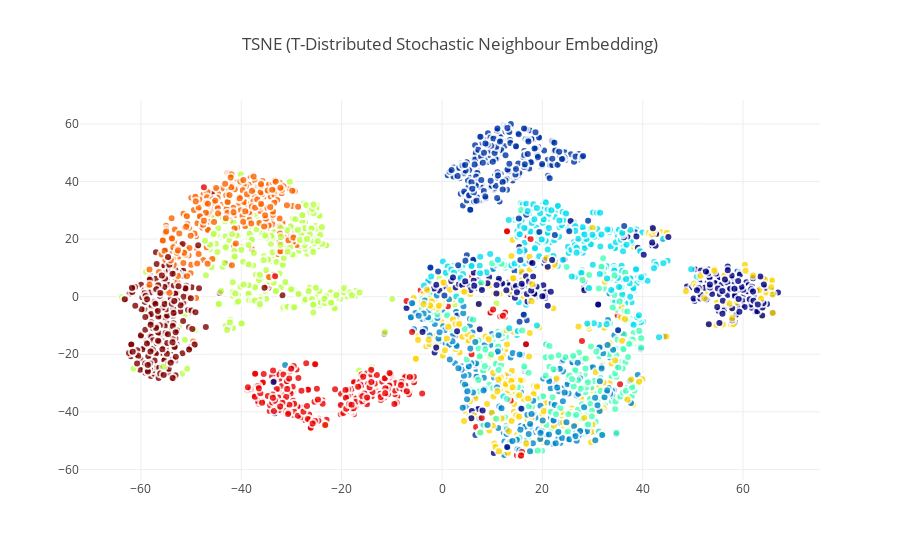

This figure's notebook cell:
### Code cell
traceTSNE = go.Scatter(
    x = tsne_results[:,0],
    y = tsne_results[:,1],
    text = Target_name,
    mode = 'markers',
    showlegend = True,
    marker = dict(
        size = 8,
        color = Target,
        colorscale ='Jet',
        showscale = False,
        line = dict(
            width = 2,
            color = 'rgb(255, 255, 255)'
        ),
        opacity = 0.8
    )
)
data = [traceTSNE]

layout = dict(title = 'TSNE (T-Distributed Stochastic Neighbour Embedding)',
              hovermode= 'closest',
              yaxis = dict(zeroline = False),
              xaxis = dict(zeroline = False),
              showlegend= False,

             )

fig = dict(data=data, layout=layout)
py.iplot(fig, filename='styled-scatter')

### Figure 1 — Plotly figure (JSON) as saved in the notebook; plotly's stock layout.template omitted (floating-point values rounded to 4 significant figures; data arrays with more than 128 entries replaced by an {"elided": "..."} marker saying what was removed)
{"data": [{"marker": {"color": {"elided": "3000 int values"}, "colorscale": "Jet", "line": {"color": "rgb(255, 255, 255)", "width": 2}, "opacity": 0.8, "showscale": false, "size": 8}, "mode": "markers", "showlegend": true, "text": {"elided": "3000 str values"}, "type": "scatter", "uid": "5a7345f3-2936-4ad9-a129-1450e74c3fcb", "x": {"elided": "3000 float values"}, "y": {"elided": "3000 float values"}}], "layout": {"hovermode": "closest", "showlegend": false, "title": {"text": "TSNE (T-Distributed Stochastic Neighbour Embedding)"}, "xaxis": {"zeroline": false}, "yaxis": {"zeroline": false}}}
